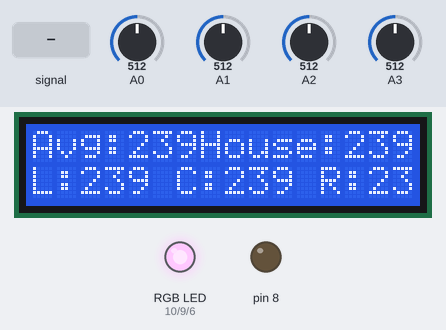
Bench run of a sketch on a simulated Arduino Uno, built with avr-gcc and run on an emulated ATmega328P. Shown: 16×2 character LCD, an RGB LED mixed from three pins (HIGH = lit), output pins drawn as LEDs (lit = HIGH). The test bench sets the inputs (shaded band); at power-on: A0 = 512, A1 = 512, A2 = 512, A3 = 512.

Above: at 1.2 s.
1.3 s: A0 fed a 2 Hz sine of ±306 counts around its level
At 1.35 s:
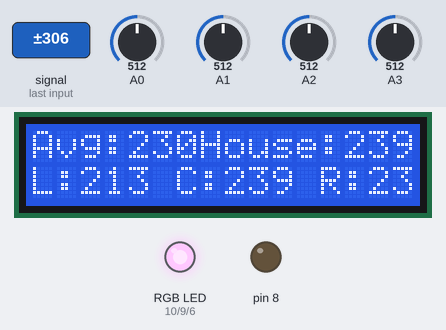
4.3 s: A0 set to 306
At 4.9 s:
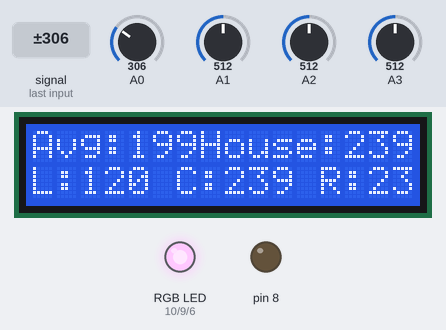
5.8 s: A1 set to 716
At 6.3 s:
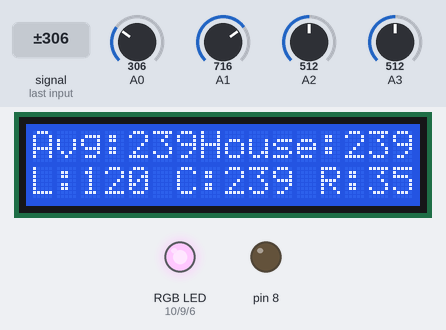
7.3 s: A2 set to 716
At 8.5 s:
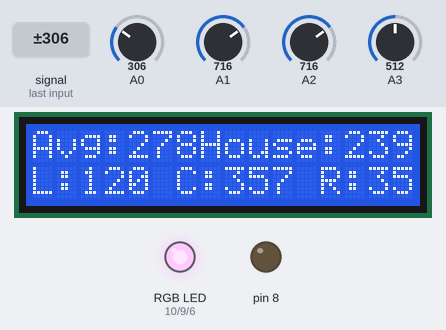
8.8 s: A3 set to 716
At 9.3 s:
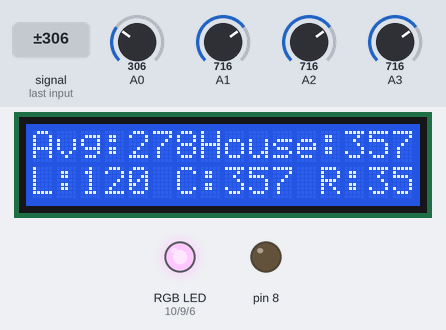
10.3 s: A0 set to 68
At 11.5 s:
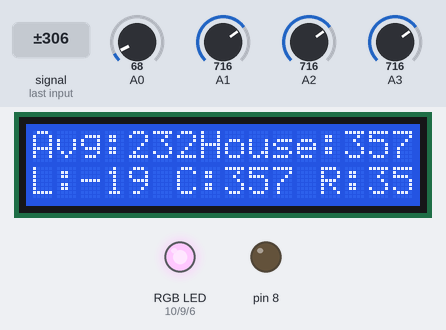
Timing chart, 0 to 12.8 s (numbered marks = the images above; inputs shaded):
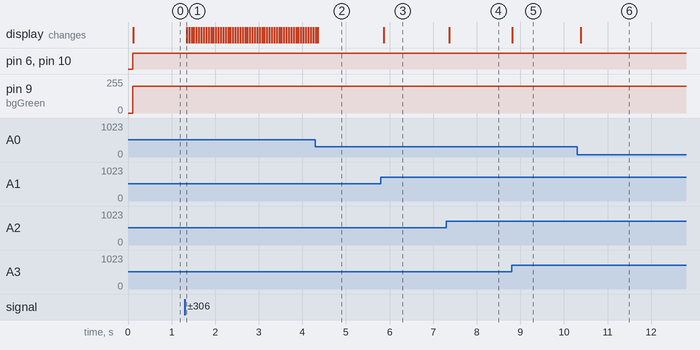

Measured:
- after the input at 1.3 s, the display: changes after 0.05 s (image 1)
- after the input at 5.8 s, the display: changes after 0.06 s (image 3)
- after the input at 7.3 s, the display: changes after 0.07 s (image 4)
- after the input at 8.8 s, the display: changes at once (image 5)
- after the input at 10.3 s, the display: changes after 0.08 s (image 6)

The sketch:

HedgeHogTempControl_v3.ino
```cpp
/*  Hedgehog heater control
start date:  7 Sept 13
Shattered97

Concept:  Use arduino board to control Power Tail II from makershed
to turn on or off a 110VAC ceramic heater and 5VDC heating pad.
TMP36 tempature sensors are used to test the environment then
either turn on or off the heaters.

RBG LCD Setup (Basic setup from Ardunio.cc)
http://www.arduino.cc/en/Tutorial/LiquidCrystal

 * LCD RS pin to digital pin 12
 * LCD Enable pin to digital pin 11
 * LCD D4 pin to digital pin 5
 * LCD D5 pin to digital pin 4
 * LCD D6 pin to digital pin 3
 * LCD D7 pin to digital pin 2
 * LCD R/W pin to ground
 * 10K resistor:
 * ends to +5V and ground
 * wiper to LCD VO pin (pin 3)
 * PWM digital pin 6 to LCD pin 17 (blue backlight) check lcd pinout
 * PWM digital pin 9 to LCD pin 16  (green backlight)
 * PWM digital pin 10 to LCD pin 18 (red backlight)
 * 5V to LCD pin 15 used to run backlight lightcolor
*/

//Include Files
#include <LiquidCrystal.h>
#define aref_voltage 3.3

//Initialize LCD Pins
LiquidCrystal lcd(12, 11, 5, 4, 3, 2);

//Variables
  int x = 0;
 //LCD Variables
  int green = 1;  //background color for LCD
  int red = 2;  //background color for LCD
  int blue = 3;  //background color for LCD
  int bgBlue = 6; //use PWM to set color
  int bgGreen = 9; //use PWM to set color
  int bgRed = 10; //use PWM to set color
 //TMP36 Variables
  int TMP36_1 = 0;  //TMP36 sensor 1 Left side of cage
  int TMP36_2 = 1;  //TMP36 sensor 2 Right side of cage
  int TMP36_3 = 2;  //TMP36 sensor 3 Center of cage
  int TMP36_4 = 3;  //TMP36 sensor 4 Rock house temp
  const int arraySize = 100;  //size of array to store data stream from TMP36
  int readings[arraySize];  //array to store readings to smooth readings out
  float left;  //Variable to store data for TMP36 1
  float right; //Variable to store data for TMP36 2
  float center; //Variable to store data for TMP36 3
  float averageTemp;  //Variable to store average Temp from TMP36 1-3
  float houseTemp;  //Variable to store data for TMP36 4

void setup()
{
  //LCD Setup
  lcd.begin(16, 2); //setup the LCD's number of columns and rows
  lcd.print("Loading");
  pinMode(bgRed, OUTPUT);  //setup digital pin 10 for output
  pinMode(bgBlue, OUTPUT);  //setup digital pin 6 for output
  pinMode(bgGreen, OUTPUT);  //setup digital pin 9 for output
  //TMP36 Setup
  Serial.begin(9600);
  analogReference(EXTERNAL);
  pinMode(TMP36_1, OUTPUT);  //Temp Sensor 1 Left side of cage
  pinMode(TMP36_2, OUTPUT);  //Temp Sensor 2 Right side of cage
  pinMode(TMP36_3, OUTPUT);  //Temp Sensor 3 Center of cage
  pinMode(TMP36_4, OUTPUT);  //Temp Sensor 4 Rock house

  //PowerSwitch tail
  pinMode(8, OUTPUT);
}

void loop()
{
  //Get readings from Temp sensors average them and convert to F
  left = getReadings(0);  //get readings from TMP36 1 smooth and convert to F
  right = getReadings(1);  //get readings from TMP36 2 smooth and convert to F
  center = getReadings(2);  //get readings from TMP36 smooth and convert to F
  averageTemp = (left + right + center) / 3;  //find average of readings
  houseTemp = getReadings(3);  //get reading from TMP36 4 smooth and convert to F

  //Check temp and determine if powerswitch tail is on or off
  if(averageTemp <= 75)  //Turn powerswitch tail on
  {  digitalWrite(8, HIGH);  }  //Temp drops 75 Turn powerswitch tail on (heater)
  else if(averageTemp > 78)
  {  digitalWrite(8, LOW);  }  //Temp reaches 78 Turn powerswitch tail off (heater)

  //check temp and set background color
  if(averageTemp < 71) //Temp below 71F turn display red
  {  bgLCD(2);  }  //Below 71 degrees background red
  else if(averageTemp >= 71) //Temp 71F and above turn display green
  {  bgLCD(1);  }  // 71 degrees or above background green
  textLCD(left, center, right);  //Send data to display
} //end main loop

//LCD Functions
void bgLCD(int color)
{
  /* use analogWrite(PIN, Value) to set color.  Value is 0 to 255.  Zero is
  on and 255 is off.  Any mixture of the value will result in a combination
  of the colors.
  PINS used:  Digital 6, 9, 10
  */
  switch (color)
  {
    case 1:  //Set Background to green
      analogWrite(bgGreen,200);  //set to 200 so it is not so bright
      analogWrite(bgRed, 255);
      analogWrite(bgBlue, 255);
      break;
    case 2:  //Set Background to red
      analogWrite(bgGreen, 255);  //set to 200 so it is not so bright
      analogWrite(bgRed, 200);
      analogWrite(bgBlue, 255);
      break;
    case 3:  //Set Background to blue
      analogWrite(bgGreen, 255);
      analogWrite(bgRed, 255);
      analogWrite(bgBlue, 200);  //set to 200 so it not so bright
      break;
    default:  //debug code - no background color
      analogWrite(bgGreen, 255);
      analogWrite(bgRed, 255);
      analogWrite(bgBlue, 255);
      break;
  }//end switch
}//end bgLCD

//setup LCD display to display data
void textLCD(float left, float center, float right)
{
  /* Used to set up input from temp36 sensor to display the current temp.
  int left is left sensor temp, int center is center sensor temp, int right is right
  sensor temp.
  */
   float average = (left + right + center)/3;  //Average Temp from all sensors

  //round numbers to whole number
  //will not work for negative temp.  Should never reach negative temp
  left = floor(left + .5);
  right = floor(right + .5);
  center = floor(center + .5);
  average = floor(average + .5);
  houseTemp = floor(houseTemp + .5); //sensor inside of house

  //setup display
  lcd.clear();
  lcd.print("Avg:");
  lcd.print(average, 0);
  lcd.setCursor(7,0);
  lcd.print("House:");
  lcd.print(houseTemp,0);
  lcd.setCursor(0,1);
  lcd.print("L:");
  lcd.print(left, 0);
  lcd.setCursor(6,1);
  lcd.print("C:");
  lcd.print(center, 0);
  lcd.setCursor(12,1);
  lcd.print("R:");
  lcd.print(right, 0);
}

//TMP36 Functions

float getReadings(int SensorNum)
{
  /*  This is used to smooth the readings out taking an
  average over time (miliseconds).  This will take 100 readings
  store that in an array.  Then add up all the data and divide by
  100 to get an average reading.  This is done several times
  a second to smooth out sensor readings.
  */

  float temp = 0;  //ensure the starting point is zero;
  for (int x=0; x<arraySize; x++)
  {
    readings[x] = analogRead(SensorNum);  //fill the array with data
    temp = temp + readings[x];  //find the sum
  }
  float result = temp/arraySize;  //return the average
  float voltage = (result * 3.3)/1024;  //figure the voltage use 3.3v or 5v depending on which pin is used
  float temperatureC = (voltage - 0.5) * 100;  //convert to C based formula for TMP36
  float temperatureF = (temperatureC * 9 /5) + 32; //convert C to F
  return temperatureF;  //return temp in F
}//end getReadings
```
